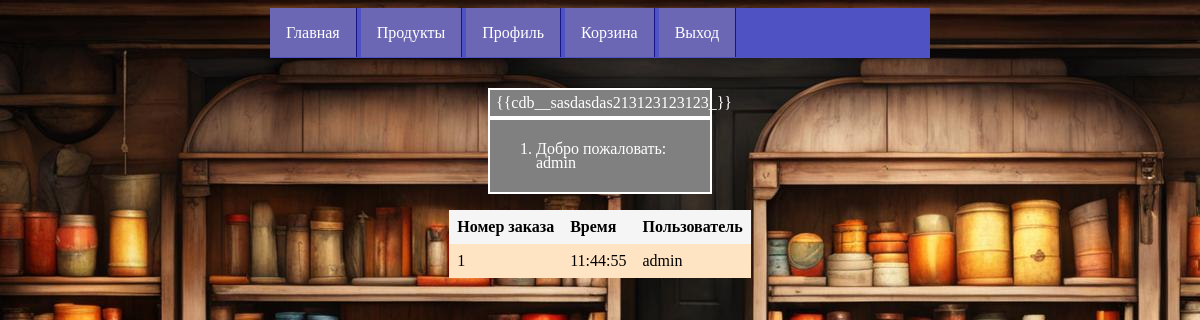
Screenshot of /profile (signed in) with the database file from the repository.
### tables this page shows
CREATE TABLE "orders" (
                            "order_id" integer PRIMARY KEY NOT NULL,
                            "data" text NOT NULL,
                            "user" text NOT NULL
                            );

### app.py (the view)
@app.route('/profile')
@login_required
def profile():
    content = {}
    content ['username'] = []
    content ['username'] = session['username']
    flash(session['flag'])
    row = models.getOrdersByUser(session['username'])
    return (render_template("profile.html",context = content, headings = ("Номер заказа","Время","Пользователь"), data = row))

### app.py (called while the page is built)
@login_manager.user_loader
def load_user(userlogin):
    return UserLogin().fromDB(userlogin)

    def fromDB(self,user):
        self.__user = models.getUserID(user)
        return self

### models.py (called while the page is built)
def getOrdersByUser(user):
    conn=sqlite3.connect(db_file)
    cur = conn.cursor()
    cur.execute("SELECT * from orders where user = ?;", (user,))
    row = cur.fetchall()
    return row

def getUserID(user):
    row = ""
    try:
        conn = sqlite3.connect(db_file)
        print(sqlite3.version)
        cur = conn.cursor()
        cur.execute("SELECT id from users where user=?",(user,))
        row = cur.fetchall()
    except Error as e:
        print(e)
    finally:
        if conn:
            conn.close()
            return row

### templates/profile.html (shortened to what this page needs)
<!DOCTYPE html>
    <html lang="ru">
        <link rel="stylesheet" href="{{url_for('static',filename='main.css')}}">
        {% block content %}
        <nav class="menu">
            <ul>
                <li><a href="/">Главная</a></li>
                <li><a href="products">Продукты</a></li>
                <li><a href="profile">Профиль</a></li>
                <li><a href="basket">Корзина</a></li>
                <li><a href="logout">Выход</a></li>
            </ul>
        </nav>
        {%endblock%}
    <main>
        {% with messages = get_flashed_messages() %}
            {% if messages %}
            <ul class=flashes>
            {% for message in messages %}
                <li>{{ message }}</li>
            {% endfor %}
            </ul>
            {% endif %}
        {% endwith %}
        <div id="profileMessage" class="profileHello">
            <ol>
                <li>Добро пожаловать: {{context.username}}</li>
            </ol>
        </div>
        <table class = "table">
            <tr class = "table__header">
                {% for header in headings %}
                <th class = "table__cell"> {{ header }}</th>
                {%endfor%}
            </tr>
            {%for row in data%}
            <tr class = "table__row">
                {% for cell in row %}
                <td class = "table__cell">{{ cell }}</td>
                {%endfor%}
            </tr>
            {%endfor%}
        </table>
    </main>
</html>

### static/main.css (style rules this page uses)
ul { list-style: none; margin: 0 auto; }
a { text-decoration: none; font-family: 'Lora', serif; transition: .5s linear; }
nav { display: block; width: 660px; margin: 0 auto 30px; }
.menu ul { padding: 1em 0; background: #4e52c2; }
.menu a { padding: 1em; background: rgba(177, 152, 145, .3); border-right: 1px solid rgb(23, 21, 134); color: #ffffff; }
.menu li { display: inline; }
.table { border-spacing: 0; margin: 1rem; background-color: #f5f5f5; margin-left: auto; margin-right: auto; }
.table__row:nth-child(even) { background-color: bisque; }
.table__header { text-align: left; }
.table__cell { padding: 8px }
.flashes { padding: 6px; font-size: 16px; line-height: 14px; color: #ffffff; margin-left: auto; margin-right: auto; width: 13em; border: 2px solid white; background: gray; }
.profileHello { padding: 6px; font-size: 16px; line-height: 14px; color: #ffffff; margin-left: auto; margin-right: auto; width: 13em; border: 2px solid white; background: gray; }

### rows the page displays
orders: username "admin", row "1", data "11:44:55", user "admin"

### other values shown
{{ message }} "{{cdb__sasdasdas213123123123_}}"
{{ header }} "Номер заказа" "Время" "Пользователь"
